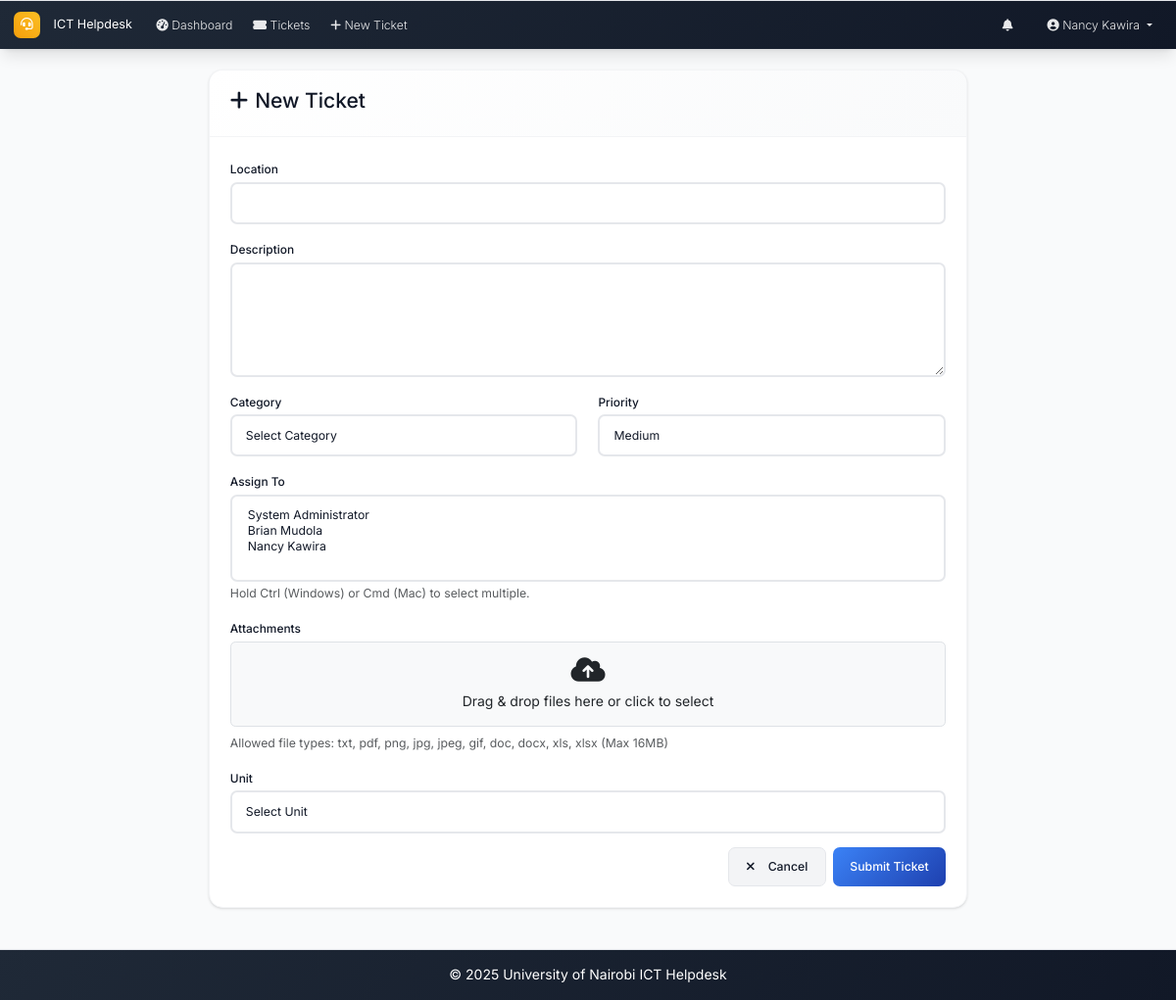
The page /ticket/new (signed in) on the database as committed earlier.
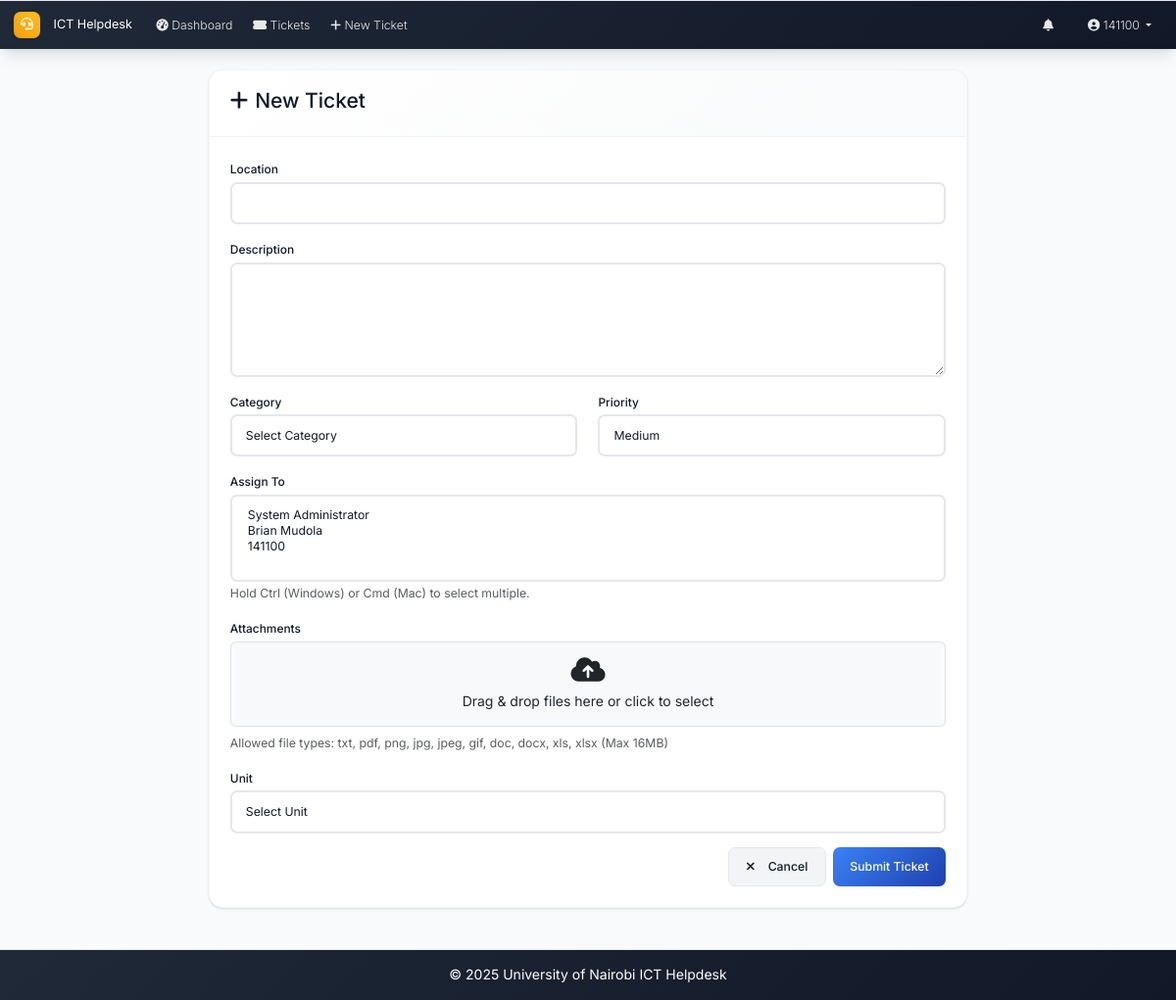
The same page on the database as committed later.
### models.py (models this page shows, shortened)
class User(UserMixin, db.Model):
    id = db.Column(db.Integer, primary_key=True)
    username = db.Column(db.String(64), unique=True, nullable=False)
    email = db.Column(db.String(120), unique=True, nullable=False)
    password_hash = db.Column(db.String(256), nullable=False)
    full_name = db.Column(db.String(100), nullable=False)
    role = db.Column(db.String(20), nullable=False, default='user')  # admin, intern, user
    created_at = db.Column(db.DateTime, default=datetime.utcnow)
    is_active = db.Column(db.Boolean, default=True)
    is_verified = db.Column(db.Boolean, default=False)
    verification_token = db.Column(db.String(128), nullable=True)
    phone_number = db.Column(db.String(20), nullable=True)
    is_approved = db.Column(db.Boolean, default=False)
    approved_by_id = db.Column(db.Integer, db.ForeignKey('user.id'), nullable=True)
    approved_at = db.Column(db.DateTime, nullable=True)
    tickets_created = db.relationship('Ticket', foreign_keys='Ticket.created_by_id', backref='creator', lazy='dynamic')
    assigned_tickets = db.relationship('Ticket', secondary='ticket_assignees', back_populates='assignees', lazy='selectin')
    comments = db.relationship('Comment', backref='author', lazy='dynamic')

### routes.py (the view, shortened to what this page needs)
@app.route('/ticket/new', methods=['GET', 'POST'])
@login_required
def new_ticket():
    form = TicketForm()
    return render_template('ticket_form.html', form=form, title='New Ticket')

### app.py (called while the page is built)
@login_manager.user_loader
def load_user(user_id):
    from models import User
    return User.query.get(int(user_id))

@app.context_processor
def inject_now():
    return {'now': datetime.utcnow}

### routes.py (called while the page is built)
@app.context_processor
def inject_datetime():
    return dict(datetime=datetime)

### templates/ticket_form.html (shortened to what this page needs)
{% extends "base.html" %}
{% block content %}
<div class="row justify-content-center">
    <div class="col-md-8">
        <div class="card">
            <div class="card-header">
                <h4><i class="fas fa-plus me-2"></i>{{ title }}</h4>
            </div>
            <div class="card-body">
                <form method="POST" enctype="multipart/form-data" autocomplete="off">
                    <div class="mb-3">
                        {{ form.location.label(class="form-label") }}
                        {{ form.location(class="form-control") }}
                    </div>
                    <div class="mb-3 position-relative">
                        {{ form.description.label(class="form-label") }}
                        {{ form.description(class="form-control", rows="5", id="description-autocomplete") }}
                    </div>
                    <div class="row">
                        <div class="col-md-6 mb-3">
                            {{ form.category_id.label(class="form-label") }}
                            {{ form.category_id(class="form-control") }}
                        </div>
                        <div class="col-md-6 mb-3">
                            {{ form.priority.label(class="form-label") }}
                            {{ form.priority(class="form-control") }}
                        </div>
                    </div>
                    {% if current_user.role in ['admin', 'intern'] %}
                    <div class="mb-3">
                        {{ form.assignees.label(class="form-label") }}
                        {{ form.assignees(class="form-control", multiple=True) }}
                        <small class="form-text text-muted">Hold Ctrl (Windows) or Cmd (Mac) to select multiple.</small>
                    </div>
                    {% endif %}
                    <div class="mb-3">
                        <label for="attachments" class="form-label">Attachments</label>
                        <div id="drop-area" class="border rounded p-3 text-center bg-light" style="cursor:pointer;">
                            <i class="fas fa-cloud-upload-alt fa-2x text-uon-navy mb-2"></i><br>
                            <span id="drop-text">Drag & drop files here or click to select</span>
                        </div>
                        <div class="form-text">
                            Allowed file types: txt, pdf, png, jpg, jpeg, gif, doc, docx, xls, xlsx (Max 16MB)
                        </div>
                    </div>
                    <div class="mb-3">
                        <label for="location_unit" class="form-label">Unit</label>
                        {{ form.location_unit(class="form-control") }}
                    </div>
                    <div class="d-grid gap-2 d-md-flex justify-content-md-end">
                        <a href="{{ url_for('tickets_list') }}" class="btn btn-secondary">
                            <i class="fas fa-times me-2"></i>Cancel
                        </a>
                        {{ form.submit(class="btn btn-primary") }}
                    </div>
                </form>
            </div>
        </div>
    </div>
</div>
{% endblock %}

### templates/base.html (shortened to what this page needs)
<!DOCTYPE html>
<html lang="en">
<head>
    <link href="https://cdn.jsdelivr.net/npm/bootstrap@5.3.0/dist/css/bootstrap.min.css" rel="stylesheet">
    <link href="https://cdnjs.cloudflare.com/ajax/libs/font-awesome/6.0.0/css/all.min.css" rel="stylesheet">
    <link href="{{ url_for('static', filename='css/custom.css') }}" rel="stylesheet">
</head>
<body>
    <nav class="navbar navbar-expand-lg navbar-dark footer-sky">
        <div class="container-fluid px-3">
            <a class="navbar-brand" href="{{ url_for('index') }}">
                <i class="fas fa-headset me-2"></i>ICT Helpdesk
            </a>
            <div class="collapse navbar-collapse" id="navbarNav">
                <ul class="navbar-nav me-auto mb-2 mb-lg-0">
                    {% if current_user.is_authenticated %}
                    <li class="nav-item">
                        <a class="nav-link" href="{{ url_for('dashboard') }}">
                            <i class="fas fa-tachometer-alt me-1"></i>Dashboard
                        </a>
                    </li>
                    <li class="nav-item">
                        <a class="nav-link" href="{{ url_for('tickets_list') }}">
                            <i class="fas fa-ticket-alt me-1"></i>Tickets
                        </a>
                    </li>
                    <li class="nav-item">
                        <a class="nav-link" href="{{ url_for('new_ticket') }}">
                            <i class="fas fa-plus me-1"></i>New Ticket
                        </a>
                    </li>
                    {% endif %}
                </ul>
                <ul class="navbar-nav ms-auto mb-2 mb-lg-0">
                    {% if current_user.is_authenticated %}
                    <li class="nav-item dropdown me-3">
                        <a class="nav-link position-relative" href="#" id="notificationsDropdown" role="button"
                           data-bs-toggle="dropdown" aria-expanded="false">
                            <i class="fas fa-bell"></i>
                        </a>
                    </li>
                    <li class="nav-item dropdown">
                        <a class="nav-link dropdown-toggle" href="#" id="navbarDropdown" role="button" data-bs-toggle="dropdown" aria-expanded="false">
                            <i class="fas fa-user-circle me-1"></i>{{ current_user.full_name }}
                        </a>
                    </li>
                    {% endif %}
                </ul>
            </div>
        </div>
    </nav>
    <main class="container-fluid my-4 px-3">
        {% block content %}{% endblock %}
    </main>
    <footer class="footer-sky py-3 mt-5">
        <div class="container text-center">
            <span>&copy; {{ datetime.utcnow().year }} University of Nairobi ICT Helpdesk</span>
        </div>
    </footer>
</body>
</html>

Rows that differ between the two databases and show on the page:
changed User: full_name "Nancy Kawira" → "141100"
Other text that changed with them:
form field assignees: "System Administrator / Brian Mudola / Nancy Kawira" → "System Administrator / Brian Mudola / 141100"
